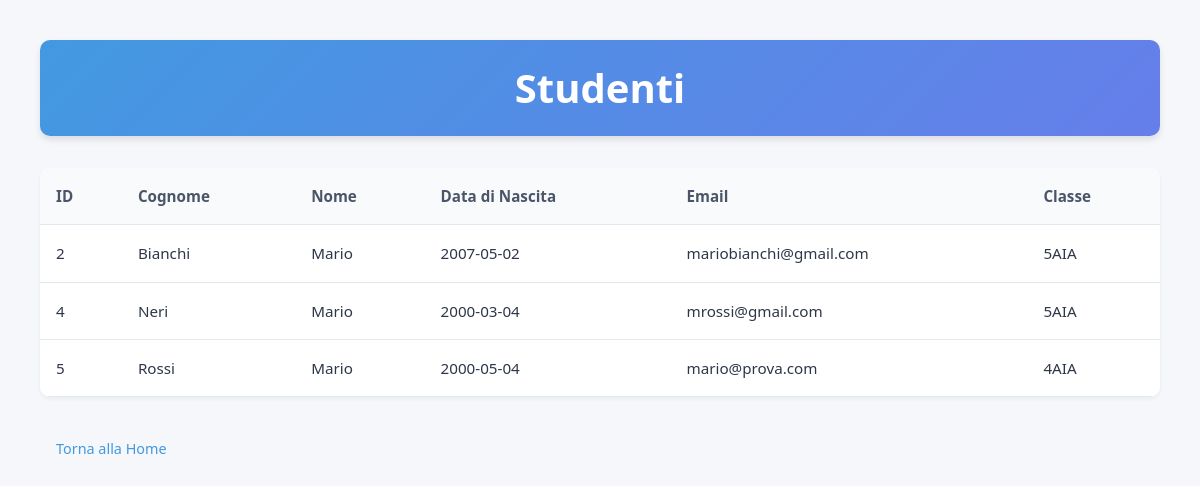
Page /tabelle_visualizza/visualizza_studenti.php (signed in) on the committed database.
### tables this page shows
CREATE TABLE IF NOT EXISTS `studenti` (
  `idStudente` int(3) NOT NULL AUTO_INCREMENT,
  `cognome` varchar(30) NOT NULL,
  `nome` varchar(30) NOT NULL,
  `dataDiNascita` date NOT NULL,
  `email` varchar(60) NOT NULL,
  `classe` char(4) NOT NULL,
  PRIMARY KEY (`idStudente`),
  KEY `classe` (`classe`)
);

### tabelle_visualizza/visualizza_studenti.php (the view, shortened to what this page needs)
<?php
include("../auth.php");
try {
    $stmt = $pdo->query("SELECT * FROM studenti ORDER BY cognome, nome");
    $studenti = $stmt->fetchAll();
} catch (PDOException $e) {
    $error = "Errore nel recupero dei dati: " . $e->getMessage();
}
?>
<!DOCTYPE html>
<html lang="it">
<head>
    <link rel="stylesheet" href="../css/style.css">
</head>
<body>
    <div class="container">
        <h1>Studenti</h1>
        <div class="table-container">
            <table>
                <thead>
                    <tr>
                        <th>ID</th>
                        <th>Cognome</th>
                        <th>Nome</th>
                        <th>Data di Nascita</th>
                        <th>Email</th>
                        <th>Classe</th>
                    </tr>
                </thead>
                <tbody>
                    <?php if (isset($studenti) && !empty($studenti)): ?>
                        <?php foreach ($studenti as $studente): ?>
                            <tr>
                                <td><?php echo htmlspecialchars($studente['idStudente']); ?></td>
                                <td><?php echo htmlspecialchars($studente['cognome']); ?></td>
                                <td><?php echo htmlspecialchars($studente['nome']); ?></td>
                                <td><?php echo htmlspecialchars($studente['dataDiNascita']); ?></td>
                                <td><?php echo htmlspecialchars($studente['email']); ?></td>
                                <td><?php echo htmlspecialchars($studente['classe']); ?></td>
                            </tr>
                        <?php endforeach; ?>
                    <?php else: ?>
                        <tr>
                            <td colspan="6">Nessuno studente trovato</td>
                        </tr>
                    <?php endif; ?>
                </tbody>
            </table>
        </div>
        <div class="button-container">
            <a href="../index.php" class="btn btn-secondary">Torna alla Home</a>
        </div>
    </div>
</body>
</html>

### css/style.css (style rules this page uses)
* { margin: 0; padding: 0; box-sizing: border-box; }
body { font-family: 'Segoe UI', Tahoma, Geneva, Verdana, sans-serif; line-height: 1.6; background-color: #f5f7fa; color: #2d3748; padding: 20px; }
h1 { color: #2d3748; font-size: 2.5rem; margin-bottom: 1.5rem; text-align: center; padding: 1rem; background: linear-gradient(135deg, #4299e1, #667eea); color: white; border-radius: 10px; box-shadow: 0 4px 6px rgba(0, 0, 0, 0.1); }
a { text-decoration: none; color: #4299e1; font-weight: 500; padding: 8px 12px; border-radius: 6px; transition: all 0.2s ease; display: inline-block; }
@media (min-width: 768px) { body { max-width: 1200px; margin: 0 auto; padding: 40px; } }
.table-container { background: white; border-radius: 10px; box-shadow: 0 2px 4px rgba(0, 0, 0, 0.05); margin: 2rem 0; overflow-x: auto; }
table { width: 100%; border-collapse: collapse; font-size: 0.95rem; }
th, td { padding: 1rem; text-align: left; border-bottom: 1px solid #e2e8f0; }
th { background-color: #f8fafc; font-weight: 600; color: #4a5568; }
.btn { padding: 0.5rem 1rem; border-radius: 6px; font-weight: 500; text-decoration: none; transition: all 0.2s ease; cursor: pointer; border: none; font-size: 0.9rem; }

### rows in the picture
studenti: idStudente "2", cognome "Bianchi", nome "Mario", dataDiNascita "2007-05-02", email "mariobianchi@gmail.com", classe "5AIA"
studenti: idStudente "4", cognome "Neri", nome "Mario", dataDiNascita "2000-03-04", email "mrossi@gmail.com", classe "5AIA"
studenti: idStudente "5", cognome "Rossi", nome "Mario", dataDiNascita "2000-05-04", email "mario@prova.com", classe "4AIA"
